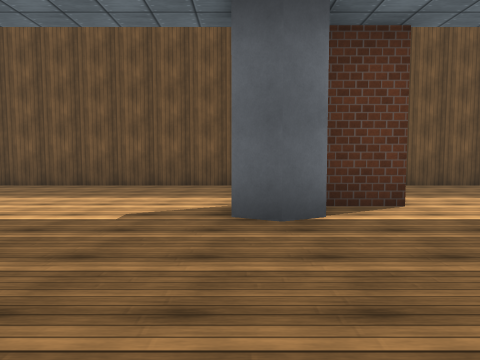
[1] (above)

23 first-person views from a walk through a scene from a Unity 3-D project. The camera is 1.3 m above the floor, tilts 4° down and sees 70° across. The floor is counted in squares, 2 m on a side. Each view is taken from the middle of a square. On the plan, view 1 faces up. The plan holds only what a view shows up to about 10 squares ahead; the rest is blank. The place goes on beyond the plan. The player is left out. Some surface patterns are stand-ins.

[2]
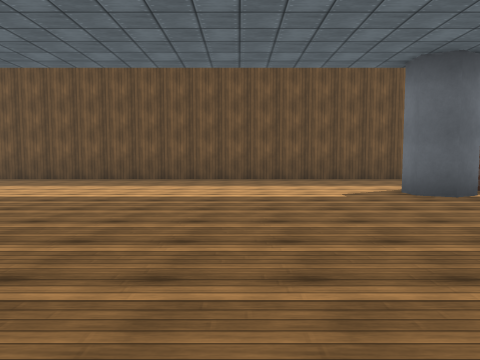

[3]
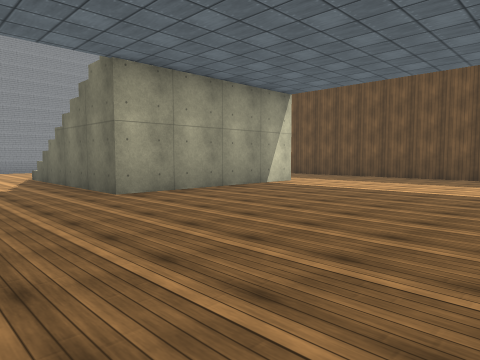

[4]
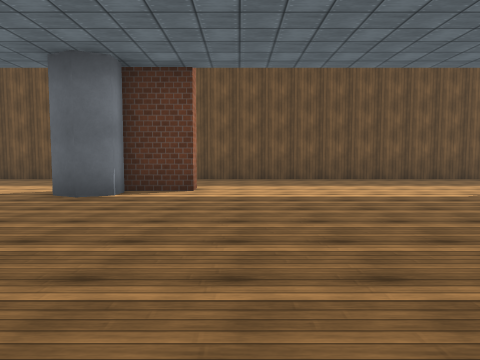

[5]
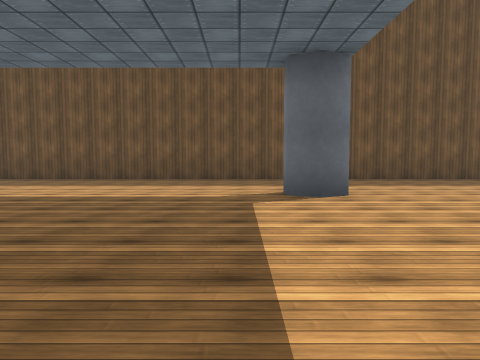

[6]
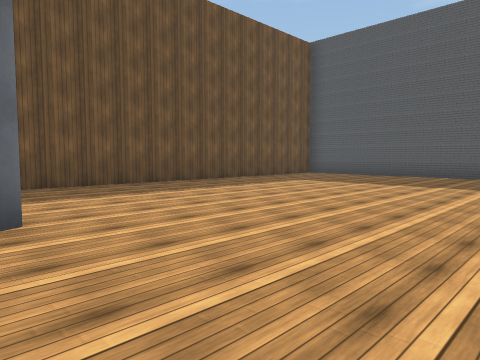

[7]
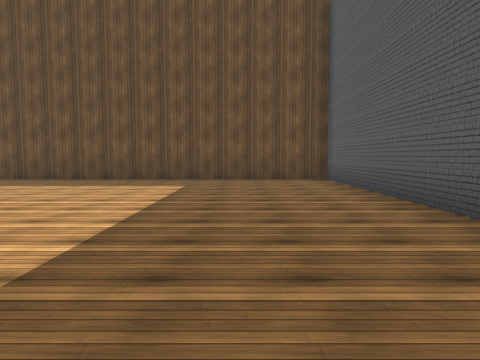

[8]
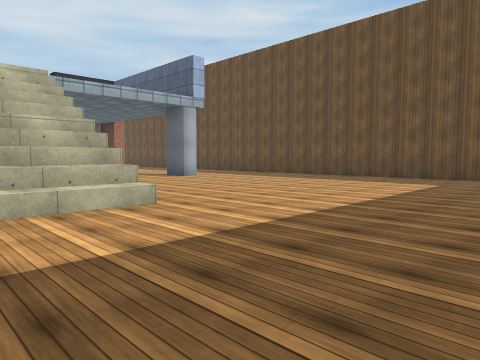

[9]
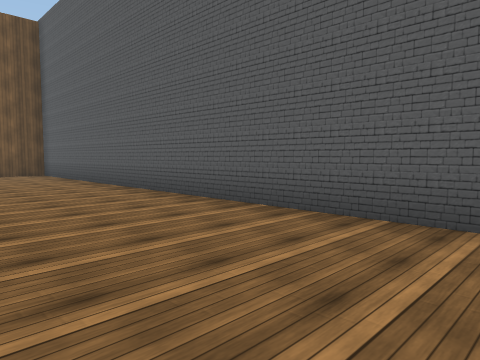

[10]
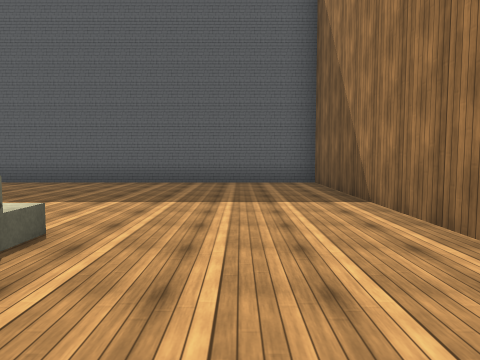

[11]
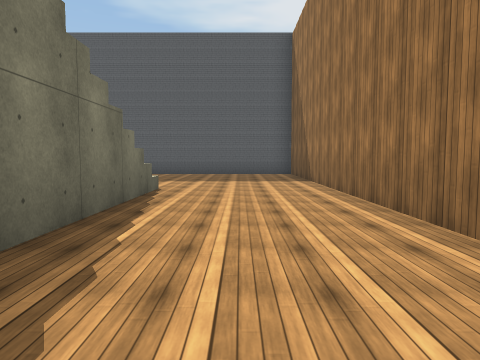

[12]
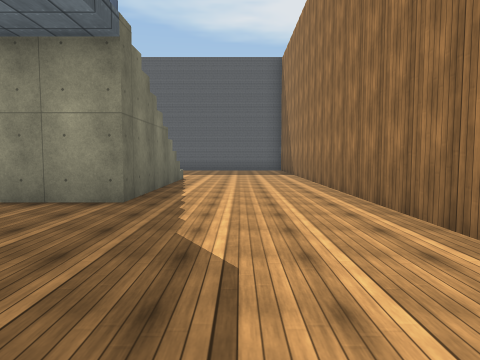

[13]
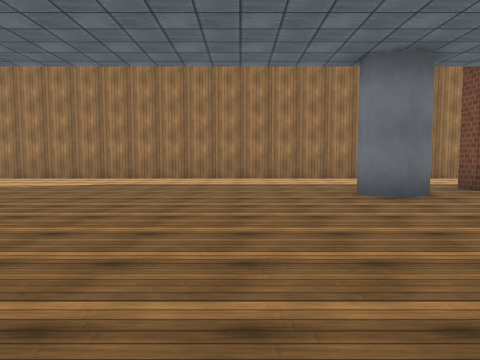

[14]
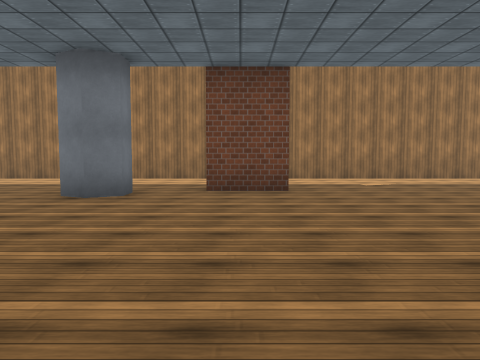

[15]
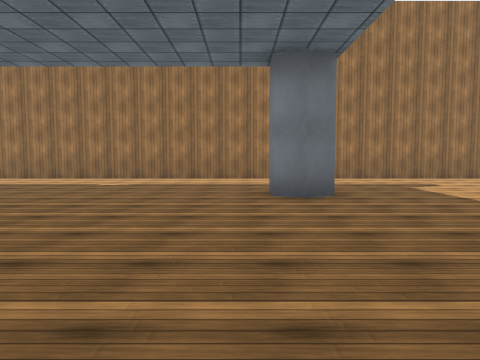

[16]
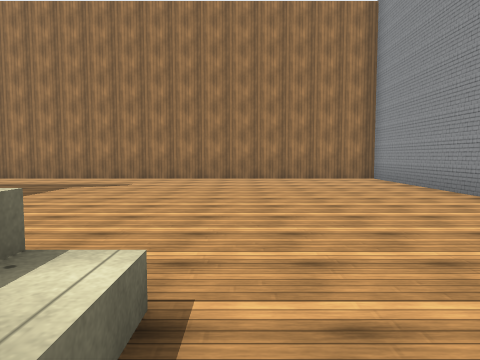

[17]
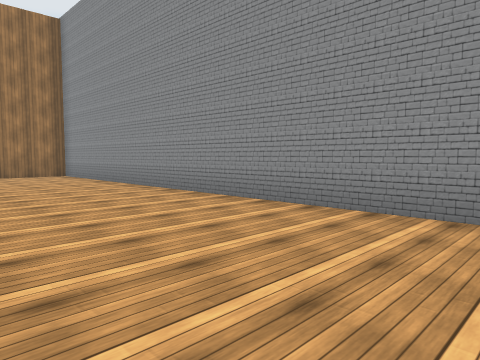

[18]
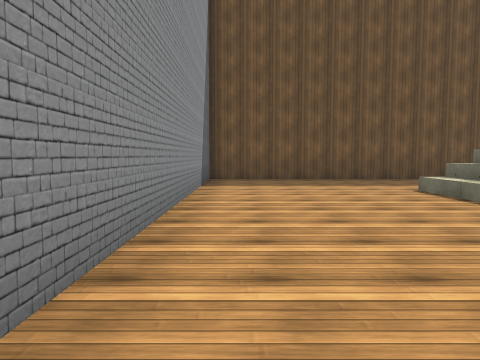

[19]
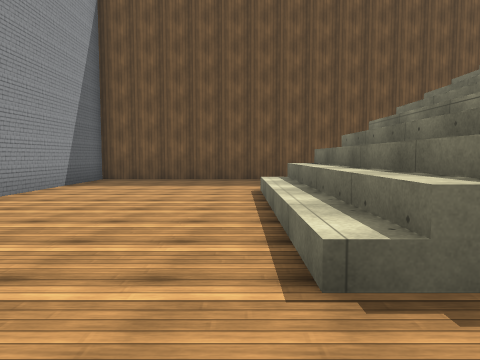

[20]
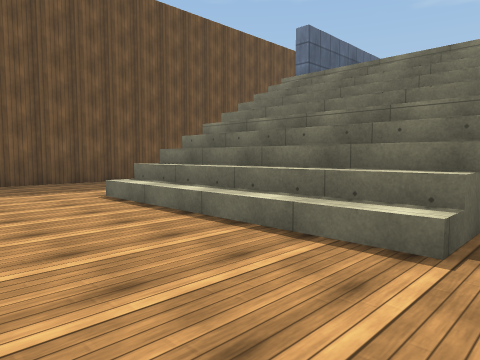

[21]
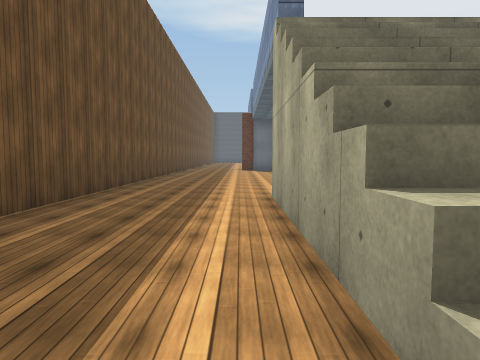

[22]
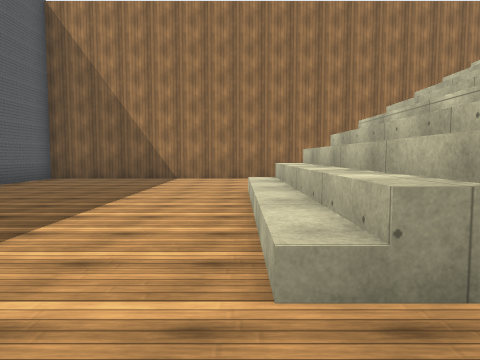

[23]
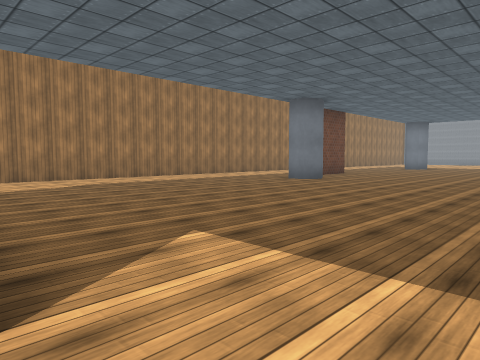

### Floor plan
Key: @ floor where view 1 was taken; # wall or solid block; . main floor; : floor 5.25 m higher than the main floor; / step, stairs or slope.
Columns run from 19 left of view 1 to 20 right of it. Each row starts with its distance up from view 1.
  8 ########################################
  7 #......................................#
  6 #......................................#
  5 #...................##.................#
  4 #..../////.........##......#...........#
  3 #..../////.............................#
  2 #..../////.............................#
  1 #..../////.............................#
  0 #..../////.........@...................#
 -1 #...........................://///.....#
 -2 #...........................://///.....#
 -3 #...........................  ////.....#
 -4 #...........................://///.....#
 -5 #.........#........#........://///.....#
 -6 #................#.....................#
 -7 #......................................#
 -8 #......................................#
 -9 ########################################

Positions as (right, up) in squares from view 1, and headings:
1: (0, 0), facing up
2: (-3, -2), facing up
3: (-4, -3), facing up-left
4: (3, -2), facing up
5: (7, -2), facing up
6: (8, 0), facing up-right
7: (17, -2), facing up
8: (18, -3), facing up-left
9: (16, -5), facing up-right
10: (11, -7), facing right
11: (7, -7), facing right
12: (4, -7), facing right
13: (3, 1), facing down
14: (-2, 1), facing down
15: (-8, 1), facing down
16: (-15, 1), facing down
17: (-15, 3), facing down-left
18: (-18, -2), facing up
19: (-15, -2), facing up
20: (-17, -1), facing up-right
21: (-15, 5), facing right
22: (14, 1), facing down
23: (9, 1), facing down-left
